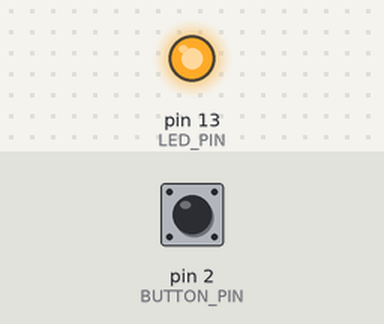
The sketch below on a simulated Arduino Uno, built with avr-gcc and run on an emulated ATmega328P. On the bench: output pins drawn as LEDs (lit = HIGH). The test bench sets the inputs (shaded band); at power-on: pin 2 (BUTTON_PIN) LOW.

Above: at 1.2 s.
1.3 s: pin 2 (BUTTON_PIN) pulled HIGH for 0.15 s
At 1.37 s:
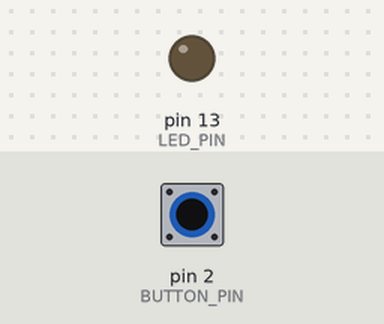
2.9 s: pin 2 (BUTTON_PIN) pulled HIGH for 3.2 s
At 7.1 s:
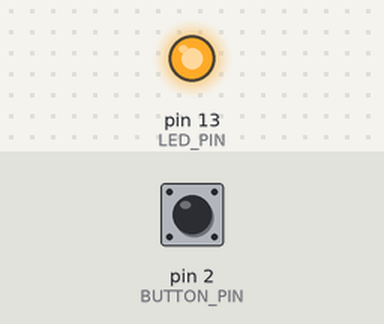
Timing chart, 0 to 8.6 s (numbered marks = the images above; inputs shaded):
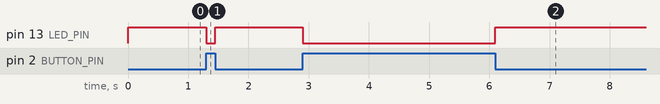

The sketch:

Sketch6-Button.ino
```cpp
#define LED_PIN 13
#define BUTTON_PIN 2

void setup()
{
    pinMode(LED_PIN, OUTPUT);      // Настроим пин, к которому подключен светодиод на выход
    pinMode(BUTTON_PIN, INPUT);    // А пин, к которой подключена кнопка, на вход
}

void loop()
{
    int val = digitalRead(BUTTON_PIN);   // считываем значение на пине, к которой подключена кнопка
    if (val == HIGH) { // если кнопка не нажата
        digitalWrite(LED_PIN, LOW);  // гасим светодиод
    } else {           // если нажата
        digitalWrite(LED_PIN, HIGH); // зажигаем светодиод
    }
}
```

Measured:
- after the input at 1.3 s, pin 13 (LED_PIN): HIGH → LOW at once, → HIGH 0.15 s later
- after the input at 2.9 s, pin 13 (LED_PIN): HIGH → LOW at once, → HIGH 3.2 s later
